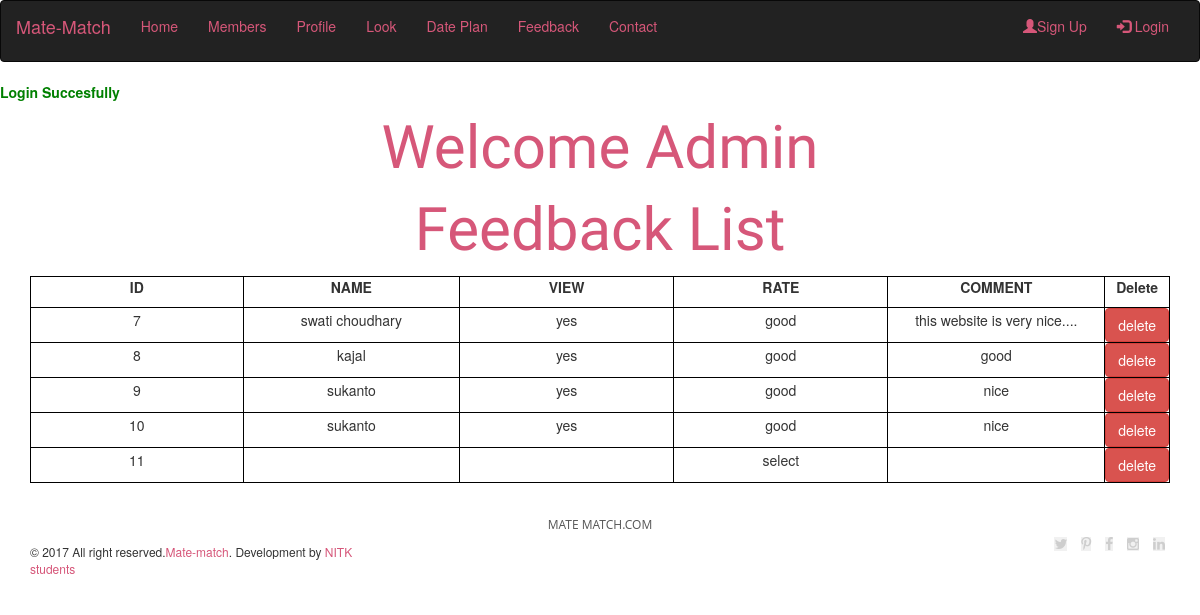
Page /dating/admin-feedback.php?login=successfull on the committed database.
### tables this page shows
CREATE TABLE `feedback` (
  `id` int(255) NOT NULL,
  `name` varchar(255) NOT NULL,
  `view` varchar(255) NOT NULL,
  `rate` varchar(255) NOT NULL,
  `comment` varchar(999) NOT NULL
);

### dating/admin-feedback.php (the view)
<?php
include 'header.php';if(isset($_GET['login']))
{
	if($_GET['login'] == "successfull")
  	{
	echo "<p style='color:green; font-weight:bold'> Login  Succesfully</p>";
  	}
}
else
{
	echo "<script> window.top.location = 'admin-login.php?error2'; </script>";
}
?>
<h3 class="font-secondary register-css margin-bottom text-center"><span>Welcome Admin</span></h3>
<h4 class="font-secondary register-css margin-bottom text-center"><span>Feedback List</span></h4>
<div class="container">
<table>
<thead>
 <tr>
<th width="20%"><p class="text-center">ID</p></th>
<th width="20%"><p class="text-center">NAME</p></th>
<th width="20%"><p class="text-center">VIEW</p></th>
<th width="20%"><p class="text-center">RATE</p></th>
<th width="20%"><p class="text-center">COMMENT</p></th>
<th width="20%"><p class="text-center">Delete</p></th>
</tr>
</thead>
<?php
include 'connect.php';
$query = "SELECT * FROM feedback";
$sql = mysqli_query($con,$query);
while ($data = mysqli_fetch_assoc($sql))
{
$id = $data['id'];
$name = $data['name'];
$view=$data['view'];
$rate=$data['rate'];
$comment=$data['comment'];
?>
<tr>
<td><p class="text-center"><?php echo $id; ?></p></td>
<td><p class="text-center"><?php echo $name; ?></p></td>
<td><p class="text-center"><?php echo $view; ?></p></td>
<td><p class="text-center"><?php echo $rate; ?></p></td>
<td><p class="text-center"><?php echo $comment; ?></p></td>
<td>
<form action="feedback-delete.php?id=<?php echo $id; ?>" method="POST">
<input type="submit" value="delete" name="delete" class="btn btn-danger">
</form>
</td>
</tr>
<?php
}
?>
</table>
</div>
<?php include 'footer.php'; ?>

### dating/header.php (style rules this page uses)
html,body { overflow-x:hidden; }

### rows in the picture
feedback: id "7", name "swati choudhary", view "yes", rate "good", comment "this website is very nice...."
feedback: id "8", name "kajal", view "yes", rate "good", comment "good"
feedback: id "9", name "sukanto", view "yes", rate "good", comment "nice"
feedback: id "10", name "sukanto", view "yes", rate "good", comment "nice"
feedback: id "11", rate "select"
